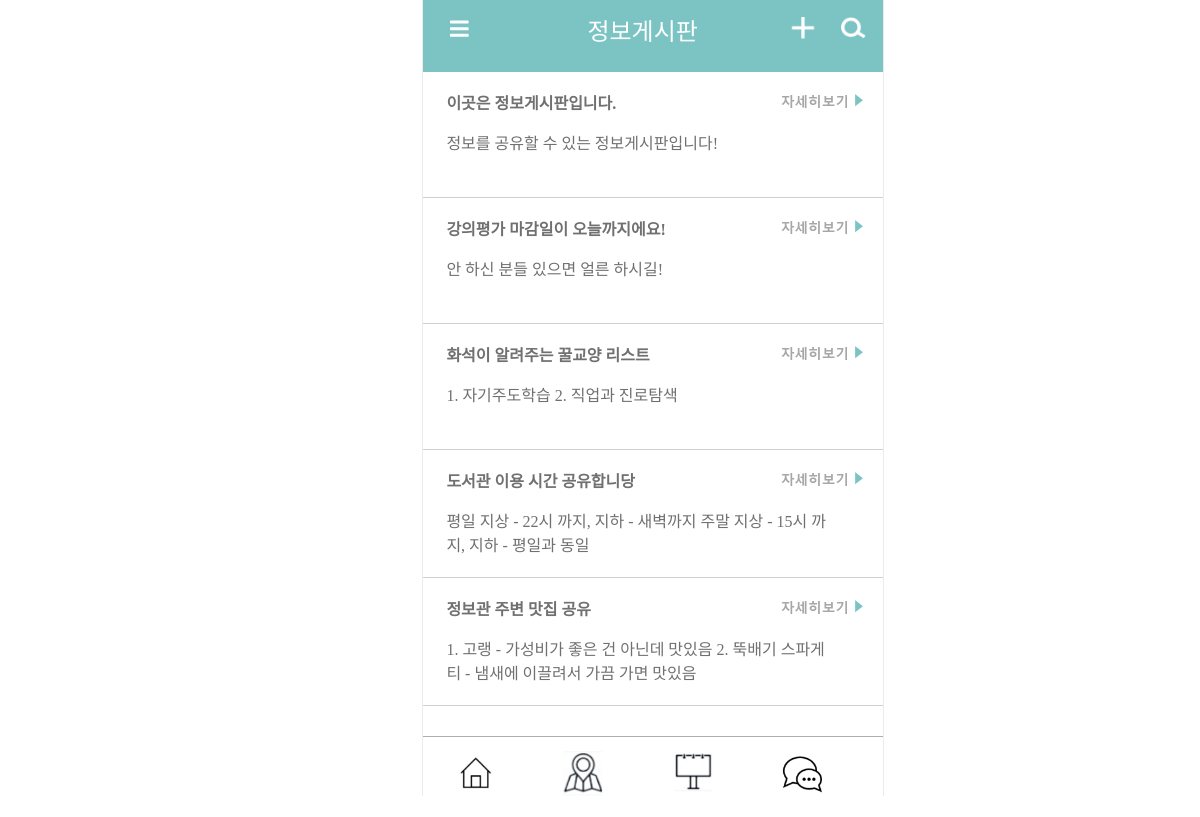
The app's page /infoBoard with its own data.
### main/models.py (models this page shows, shortened)
class Post(models.Model):
    title = models.CharField(max_length=200)
    pub_date = models.DateTimeField()
    body = models.TextField()
    image = models.ImageField(upload_to = "main/", blank=True, null=True)
    author = models.ForeignKey(User, related_name="post", on_delete=CASCADE)
    def summary(self):
        return self.body[:100]

### main/views.py (the view)
# urls.py: path('infoBoard', infoBoard, name="infoBoard"),
def infoBoard(request):
    posts = Post.objects.all()
    return render(request, 'infoBoard.html', {'posts':posts})

### main/templates/infoBoard.html (shortened to what this page needs)
<!DOCTYPE html>
<head>
    {% load static %}
    <link rel="stylesheet" href="../static/css/commonLayout.css"/>
    <link rel="stylesheet" href="../static/css/commonHiddenMenu.css"/>
    <link rel="stylesheet" href="../static/css/commonBoard.css"/>
    <link rel="stylesheet" href="../static/css/infoBoard.css"/>
</head>
<body>
    <div class="screenLimit">
        <div class="header">
            <i class="fas fa-bars menuIcon fa-lg"></i>
            <h class="title titleType2">정보게시판</h>
            <a href="{% url 'search' %}"><img id="infoBoardSearchIcon" class="searchIcon" src="../static/image/searchIcon.png" alt="searchIcon" value="infoBoard"/></a>
            <a href="{% url 'write' %}"><img id="infoBoardWriteIcon" class="writeIcon" src="../static/image/writeIcon.png" alt="writeIcon" value="infoBoard"/></a>
        </div>
        <div class="content">
            <ul class="boardRealList">
                {% for post in posts %}
                <li>
                    <span class="postRealSpan"><b>{{post.title}}</b></span> <a href = "{%url 'read' post.id%}"><img class="lookMore" src="../static/image/lookMore.png"></a><br/>
                    <p>{{post.summary}}</p>
                </li>
                {% endfor %}
            </ul>
        </div>
        <div class="footer">
            <a href="{% url 'home' %}"><img id="homeIcon" class="moveIcon" src="../static/image/homeIcon.png" alt="homeIcon"/></a>
            <a href="{% url 'map' %}"><img id="mapIcon" class="moveIcon" src="../static/image/mapIcon.png" alt="mapIcon"/></a>
            <a href="{% url 'infoBoard' %}"><img id="infoBoardIcon" class="moveIcon" src="../static/image/infoBoardIcon.png" alt="infoBoardIcon"/></a>
            <a href="{% url 'freeBoard' %}"><img id="freeBoardIcon" class="moveIcon" src="../static/image/freeBoardIcon.png" alt="freeBoardIcon"/></a>
    </div>
</body>

### main/static/css/commonLayout.css (style rules this page uses)
@media only screen and (min-width: 1000px) { .screenLimit { margin: -1% 35%; width: 30%; min-width: 460px; height: 100vh; min-height: 510px; float: left; padding: 0; border: 1px solid rgb(236, 236, 236); border-top: none; border-bottom: none; } }
.header { width: 100%; height: 10%; min-height: 75px; float: left; background-color: #7bc4c3; margin-left: 0%; margin-top: -1%; }
.header .title { float: left; margin-top: 4.2%; margin-left: 7.5%; color: white; font-size: 1.5rem; }
.header .titleType2 { margin-left: 20%; margin-top: 4.5%; }
.header .writeIcon { float: right; width: 9%; margin-top: 4.3%; margin-right: 2%; }
.header .searchIcon { float: right; width: 9%; margin-top: 3.7%; margin-right: 2%; }
.content { width: 100%; height: 80%; min-height: 83vh; max-height: 83vh; margin-bottom: 0%; float: left; background-color: white; overflow-y: scroll; -ms-overflow-style: none; }
.footer { width: 100%; height: 10%; float: left; margin-top: 0%; margin-bottom: 0.5%; border-top: 0.5px solid rgb(174, 174, 174); background-color: white; }
.footer .moveIcon { width: 10%; height: auto; margin: 2% 6.4%; }

### main/static/css/commonHiddenMenu.css (style rules this page uses)
.header .menuIcon { float: left; color: white; margin: 5.8% 5.8%; z-index: 10000; }

### main/static/css/commonBoard.css (style rules this page uses)
.boardRealList { list-style: none; font-size: 1rem; color: #707070; width: 100%; padding: 0; margin-top: 0%; }
.boardRealList li { clear: both; text-align: left; border-bottom: 1px solid #cfcfcf; padding: 4% 1% 1% 5%; min-height: 102px; }
.boardRealList img { width: 20%; float: right; margin-right: 3%; }
.boardRealList p { width: 90%; }

### records on screen
Post: title "이곳은 정보게시판입니다.", summary "정보를 공유할 수 있는 정보게시판입니다!"
Post: title "강의평가 마감일이 오늘까지에요!", summary "안 하신 분들 있으면 얼른 하시길!"
Post: title "화석이 알려주는 꿀교양 리스트", summary "1. 자기주도학습 2. 직업과 진로탐색"
Post: title "도서관 이용 시간 공유합니당", summary "평일 지상 - 22시 까지, 지하 - 새벽까지 주말 지상 - 15시 까지, 지하 - 평일과 동일"
Post: title "정보관 주변 맛집 공유", summary "1. 고랭 - 가성비가 좋은 건 아닌데 맛있음 2. 뚝배기 스파게티 - 냄새에 이끌려서 가끔 가면 맛있음"
